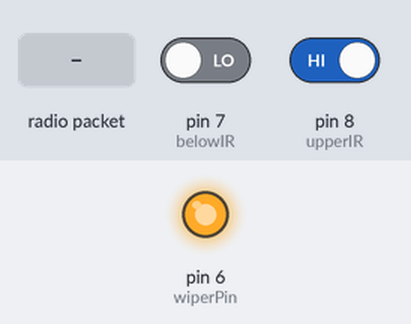
Simulated run of this sketch. Board: Arduino Uno, built with avr-gcc and run on an emulated ATmega328P. Parts: output pins drawn as LEDs (lit = HIGH). The test bench sets the inputs (shaded band); at power-on: pin 7 (belowIR) LOW, pin 8 (upperIR) HIGH. No radio packets arrive unless stated.

Above: at 1.2 s.
1.3 s: pin 7 (belowIR) driven HIGH
At 2.4 s:
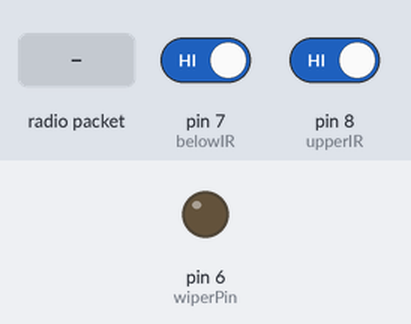
3.0 s: pin 7 (belowIR) driven LOW
At 3.7 s:
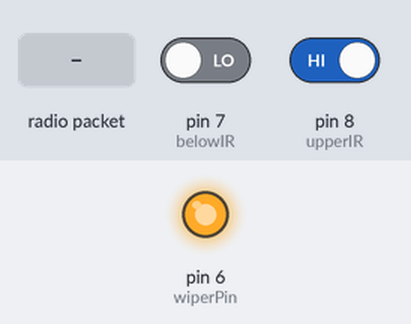
4.7 s: radio packet "WARNING" arrives
At 6.2 s:
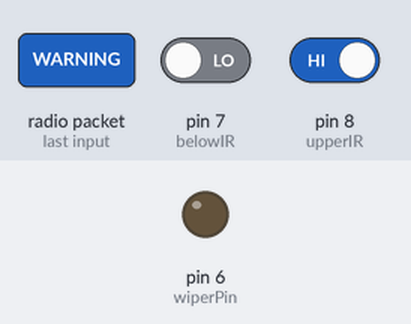
Timing chart, 0 to 7.7 s (numbered marks = the images above; inputs shaded):
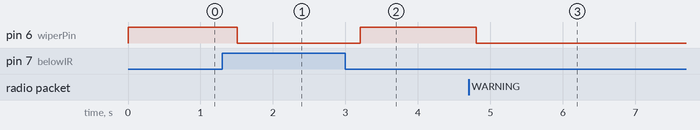

The sketch:

new_micro_2_receiver.ino
```cpp
#include <SPI.h>
#include <nRF24L01.h>
#include <RF24.h>

RF24 radio(9, 10);               // nRF24L01 (CE,CSN)
const byte address[6] = "00002";

int wiperPin = 6;
int belowIR = 7;
int upperIR = 8;
bool wiperTrigger = false;
bool warningTrigger = false;


void setup() {
  //  Serial.begin(9600);
  radio.begin();
  radio.openReadingPipe(0, address);
  radio.setPALevel(RF24_PA_MAX);
  radio.startListening();
  pinMode(wiperPin, OUTPUT); // variant low/high
  pinMode(upperIR, INPUT);
  pinMode(belowIR, INPUT);
  digitalWrite(wiperPin, HIGH);
}

void loop() {
  int belowIRStatus = digitalRead (belowIR);
  int upperIRStatus = digitalRead (upperIR);
  radio.startListening();
  if (radio.available()) {
    char text_barrier[32] = "";
    radio.read(&text_barrier, sizeof(text_barrier));
    String transData = String(text_barrier);
    if (transData == "WARNING") {
      wiperTrigger = true;
    } else {
      wiperTrigger = false;
    }
    while (wiperTrigger) {
      upperIRStatus = digitalRead(upperIR);
      digitalWrite(wiperPin, LOW);
      delay(50);
      if (upperIRStatus == 0) {
        delay(200);
        digitalWrite(wiperPin, HIGH);
        delay(3000);
        while (wiperTrigger) {
          //            Serial.println("GOOD");
          if (radio.available()) {
            char text_barrier[32] = "";
            radio.read(&text_barrier, sizeof(text_barrier));
            String transData = String(text_barrier);
            if (transData == "PASS") {
              wiperTrigger = false;
            } else {
              wiperTrigger = true;
            }
            //              Serial.println(transData);
          }
          delay(50);
        }
      }
    }
  }

  if (belowIRStatus != 0) {
    digitalWrite(wiperPin, LOW);
  } else {
    delay(200);
    digitalWrite(wiperPin, HIGH);
  }

  delay(100);
}
```

Measured:
- after the input at 1.3 s, pin 6 (wiperPin): HIGH → LOW after 0.21 s
- after the input at 3.0 s, pin 6 (wiperPin): LOW → HIGH after 0.21 s
- after the input at 4.7 s, pin 6 (wiperPin): HIGH → LOW after 0.11 s
